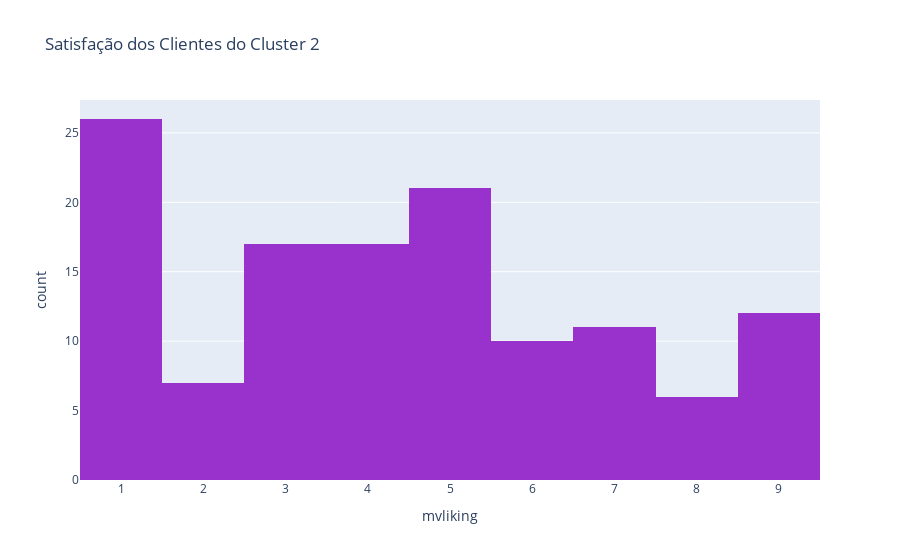

Notebook cell for this chart:
### Markdown cell above
No que diz respeito ao Cluster 1, se observa o contrário do padrão do Cluster 0. Aqui, percebe-se que a maioria dos indivíduos não gostaram do conceito da microvan.

### Code cell
# Gráfico para mostrar mvliking no cluster 2
fig2 = px.histogram(data_frame=df_cluster_2, x = 'mvliking', title= "Satisfação dos Clientes do Cluster 2", 
                   color_discrete_sequence=['darkorchid'])
fig2.show()

### Figure 1 — Plotly figure (JSON) as saved in the notebook; plotly's stock layout.template omitted (floating-point values rounded to 4 significant figures)
{"data": [{"alignmentgroup": "True", "bingroup": "x", "hovertemplate": "mvliking=%{x}<br>count=%{y}<extra></extra>", "legendgroup": "", "marker": {"color": "darkorchid", "pattern": {"shape": ""}}, "name": "", "offsetgroup": "", "orientation": "v", "showlegend": false, "type": "histogram", "x": [3, 1, 2, 5, 3, 7, 2, 1, 1, 3, 6, 7, 9, 3, 1, 5, 9, 6, 3, 5, 7, 1, 5, 4, 1, 4, 9, 4, 5, 1, 5, 3, 8, 7, 6, 5, 4, 2, 3, 4, 1, 7, 9, 1, 9, 5, 5, 5, 1, 7, 7, 4, 6, 9, 5, 5, 4, 1, 3, 1, 3, 1, 6, 1, 8, 1, 1, 9, 3, 7, 6, 8, 2, 5, 5, 4, 1, 3, 6, 6, 8, 5, 5, 4, 3, 1, 5, 5, 3, 5, 9, 5, 3, 2, 4, 2, 4, 7, 5, 2, 4, 1, 3, 4, 8, 1, 9, 1, 1, 4, 1, 1, 4, 6, 9, 1, 6, 3, 9, 4, 7, 1, 3, 8, 4, 7, 9], "xaxis": "x", "yaxis": "y"}], "layout": {"autosize": true, "barmode": "relative", "legend": {"tracegroupgap": 0}, "title": {"text": "Satisfação dos Clientes do Cluster 2"}, "xaxis": {"anchor": "y", "autorange": true, "domain": [0, 1], "range": [0.5, 9.5], "title": {"text": "mvliking"}, "type": "linear"}, "yaxis": {"anchor": "x", "autorange": true, "domain": [0, 1], "range": [0, 27.37], "title": {"text": "count"}}}}
